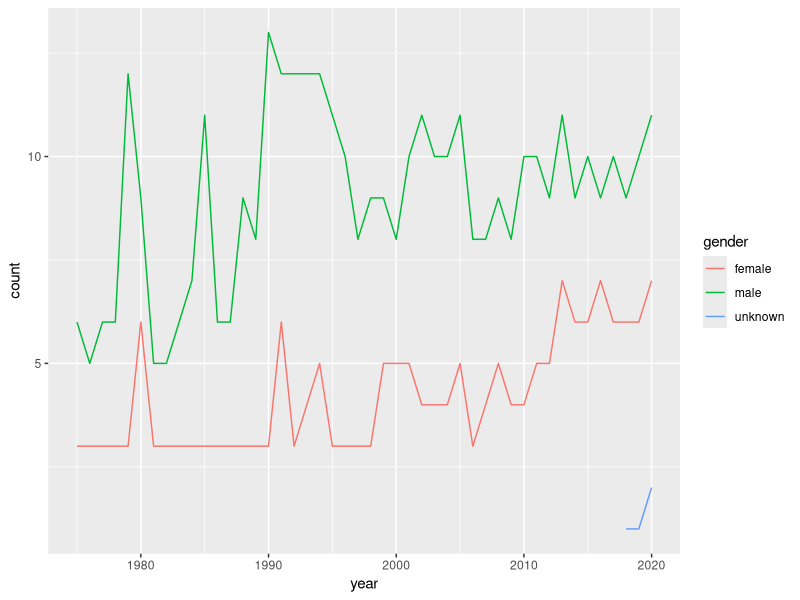

Here is the R script that generated this plot:
## ---- chunk 1
#| label: setup
#| warning: false
#| message: false

library(tidyverse)
library(ggplot2)

knitr::opts_chunk$set(echo = TRUE, warning=FALSE, message=FALSE)
## ---- chunk 2
snl_actors <- read_csv("_data/snl_actors.csv", show_col_types = FALSE)
snl_casts <- read_csv("_data/snl_casts.csv", show_col_types = FALSE)
snl_seasons <- read_csv("_data/snl_seasons.csv", show_col_types = FALSE)
## ---- chunk 3
snl_actors
## ---- chunk 4
snl_casts
## ---- chunk 5
snl_seasons
## ---- chunk 6
snl_casts_actors <- snl_casts %>% 
                left_join(snl_actors, by ="aid") %>%
                select(!url)

snl_casts_actors
## ---- chunk 7
snl_agg_data <- snl_casts_actors %>% 
                left_join(snl_seasons, by ="sid") %>%
                select(-c(first_epid.x, last_epid.x, n_episodes.x, first_epid.y, last_epid.y, n_episodes.y))

snl_agg_data
## ---- chunk 8
snl_agg_data_filtered <- snl_agg_data %>% group_by(sid, year, gender) %>% summarise(count = n(), .groups = 'drop')

snl_agg_data_filtered
## ---- chunk 9
ggplot(snl_agg_data_filtered, aes(year, count, col = gender)) + geom_line()

